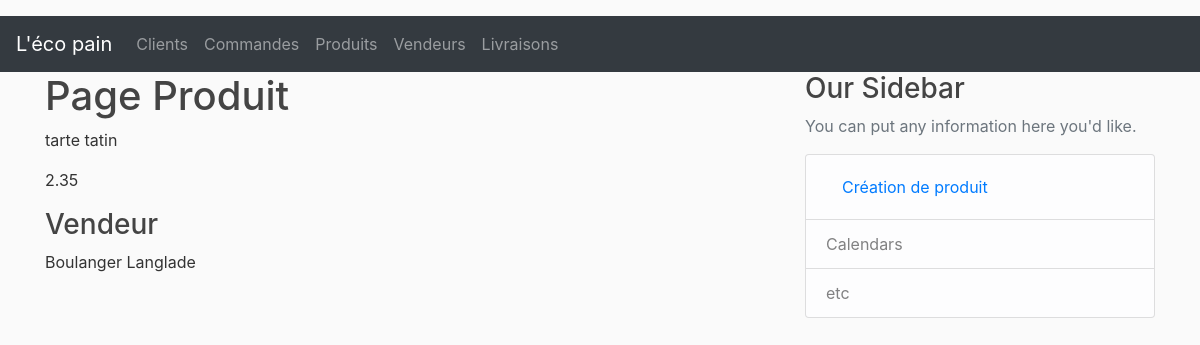
Page /products/2 on the earlier database version.
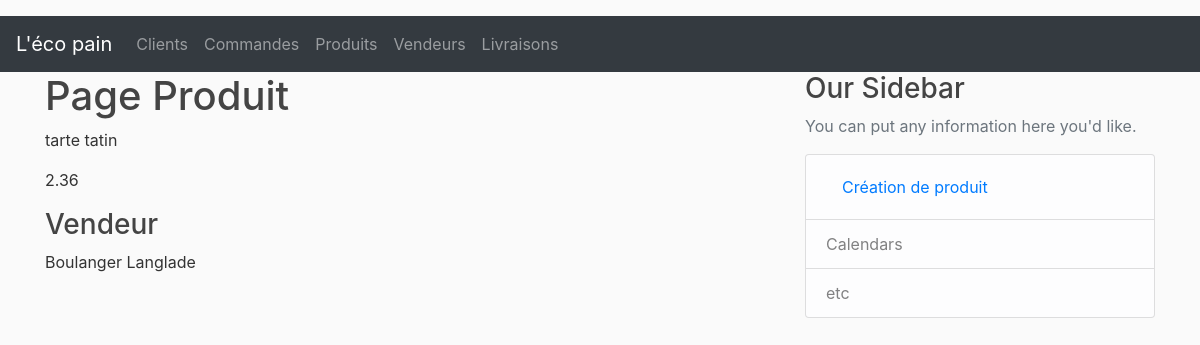
Same page on the later database version.
### lecopain/dao/models.py (models this page shows, shortened)
class Product(db.Model)      :
    __tablename__            = 'products'
    id                       = db.Column(db.Integer, primary_key = True)
    name                     = db.Column(db.String(50), nullable = False)
    description              = db.Column(db.String(250))
    price                    = db.Column(db.Float)
    status                   = db.Column(db.String(20))
    selections               = db.relationship('CustomerOrder', secondary = 'order_product', backref = db.backref('selected_products'))
    vendor_id                = db.Column(db.Integer, db.ForeignKey('vendors.id'), nullable = False)

### lecopain/controllers/product_controller.py (the view)
@product_page.route("/products/<int:product_id>")
def product(product_id):
    product = Product.query.get_or_404(product_id)
    vendor = Vendor.query.get_or_404(product.vendor_id)
    return render_template('/products/product.html', product=product, vendor=vendor)

### lecopain/templates/products/product.html
{% extends "layout.html" %}
{% block content %}
    <h1>Page Produit</h1>
    <div class="content-section">
        <p>{{product.name}}</p>
        <p>{{product.price}}</p>
    </div>
    <div>
        <h3>Vendeur</h3>
    </div>
    <div class="content-section">
        <p>{{vendor.name}}</p>
    </div>
{% endblock %}
{% block right_menu %}
<div class="content-section">
    <h3>Our Sidebar</h3>
    <p class='text-muted'>You can put any information here you'd like.
        <ul class="list-group">
        <li class="list-group-item list-group-item-light">
                <a class="nav-link" href="/products/new">Création de produit</a></li>
        <li class="list-group-item list-group-item-light">Calendars</li>
        <li class="list-group-item list-group-item-light">etc</li>
        </ul>
    </p>
</div>
{% endblock %}

Differences in the rows shown:
changed Product "tarte tatin": price "2.35" → "2.36"
